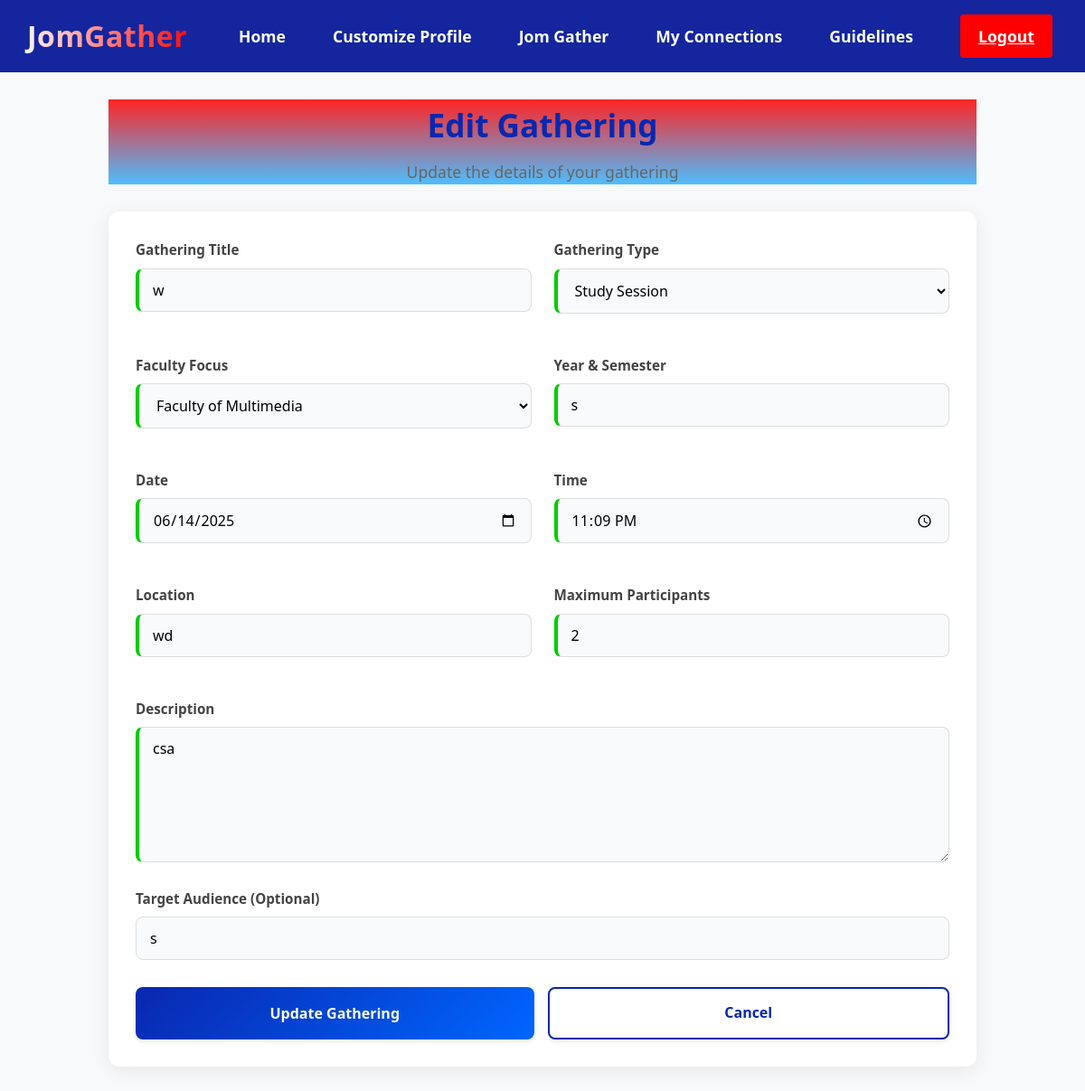
Screenshot of /edit_gathering/6 (signed in) with the database file from the repository.
### models.py (models this page shows)
class Gathering(db.Model):
    __tablename__ = 'gathering'
    id = db.Column(db.Integer, primary_key=True)
    user_id = db.Column(db.Integer, db.ForeignKey('user.id'), nullable=False)
    title = db.Column(db.String(100), nullable=False)
    gathering_type = db.Column(db.String(50), nullable=False)
    faculty = db.Column(db.String(50), nullable=False)
    year_semester = db.Column(db.String(50), nullable=False)
    date = db.Column(db.Date, nullable=False)
    time = db.Column(db.Time, nullable=False)
    location = db.Column(db.String(100), nullable=False)
    max_participants = db.Column(db.Integer, nullable=False)
    description = db.Column(db.Text, nullable=False)
    target_audience = db.Column(db.String(200))
    status = db.Column(db.String(20), nullable=False, default='pending')
    created_at = db.Column(db.DateTime, nullable=False, default=datetime.utcnow)
    user = db.relationship('User', backref='gatherings')

### app.py (the view, shortened to what this page needs)
@app.route('/edit_gathering/<int:gathering_id>', methods=['GET', 'POST'])
@login_required
def edit_gathering(gathering_id):
    gathering = Gathering.query.get_or_404(gathering_id)
    if gathering.user_id != current_user.id:
        flash('You can only edit gatherings you created', 'error')
        return redirect(url_for('jomgather', tab='my-gatherings'))
    return render_template('edit_gathering.html', gathering=gathering)

### app.py (called while the page is built)
@login_manager.user_loader
def load_user(user_id):
    return User.query.get(int(user_id))

### templates/edit_gathering.html (shortened to what this page needs)
<!DOCTYPE html>
<html lang="en">
<head>
  <link rel="stylesheet" href="{{ url_for('static', filename='css/common.css') }}">
  <link rel="stylesheet" href="{{ url_for('static', filename='css/jomgather.css') }}">
  <link rel="stylesheet" href="{{ url_for('static', filename='css/edit_gathering.css') }}">
</head>
<body>
  <nav class="navbar">
    <div class="navbar__container">
        <a href="{{ url_for('index') }}" id="navbar__logo">JomGather</a>
        <ul class="navbar__menu">
          <li class="navbar__item">
            <a href="{{ url_for('index') }}" class="navbar__links {% if request.endpoint == 'index' %}active{% endif %}">Home</a>
          </li>
          <li class="navbar__item">
            <a href="{{ url_for('customise') }}" class="navbar__links {% if request.endpoint == 'customise' %}active{% endif %}">Customize Profile</a>
          </li>
          <li class="navbar__item">
            <a href="{{ url_for('jomgather') }}" class="navbar__links {% if request.endpoint == 'jomgather' %}active{% endif %}">Jom Gather</a>
          </li>
          {% if current_user.is_authenticated %}
            <li class="navbar__item">
              <a href="{{ url_for('view_connections') }}" class="navbar__links {% if request.endpoint == 'view_connections' %}active{% endif %}">My Connections</a>
            </li>
            <li class="navbar__item">
              <a href="{{ url_for('view_guidelines') }}" class="navbar__links {% if request.endpoint == 'view_guidelines' %}active{% endif %}">Guidelines</a>
            </li>
            <li class="navbar__btn">
              <a href="{{ url_for('logout') }}" class="button">Logout</a>
            </li>
          {% else %}
            <li class="navbar__btn">
              <a href="{{ url_for('register') }}" class="button">Sign Up/Log In</a>
            </li>
          {% endif %}
        </ul>
    </div>
  </nav>
  <div class="container">
    <div class="page-title">
      <h1>Edit Gathering</h1>
      <p>Update the details of your gathering</p>
    </div>
    <div class="event-form">
      <form action="{{ url_for('edit_gathering', gathering_id=gathering.id) }}" method="POST">
        <div class="form-row">
          <div class="form-group">
            <label for="eventTitle">Gathering Title</label>
            <input type="text" id="eventTitle" name="eventTitle" value="{{ gathering.title }}" required>
          </div>
          <div class="form-group">
            <label for="eventType">Gathering Type</label>
            <select id="eventType" name="eventType" required>
              <option value="study" {% if gathering.gathering_type == 'study' %}selected{% endif %}>Study Session</option>
            </select>
          </div>
        </div>
        <div class="form-row">
          <div class="form-group">
            <label for="facultyFocus">Faculty Focus</label>
            <select id="facultyFocus" name="facultyFocus" required>
              <option value="Faculty of Multimedia" {% if gathering.faculty == 'Faculty of Multimedia' %}selected{% endif %}>Faculty of Multimedia</option>
            </select>
          </div>
          <div class="form-group">
            <label for="yearSemester">Year & Semester</label>
            <input type="text" id="yearSemester" name="yearSemester" value="{{ gathering.year_semester }}" required>
          </div>
        </div>
        <div class="form-row">
          <div class="form-group">
            <label for="eventDate">Date</label>
            <input type="date" id="eventDate" name="eventDate" value="{{ gathering.date.strftime('%Y-%m-%d') }}" required>
          </div>
          <div class="form-group">
            <label for="eventTime">Time</label>
            <input type="time" id="eventTime" name="eventTime" value="{{ gathering.time.strftime('%H:%M') }}" required>
          </div>
        </div>
        <div class="form-row">
          <div class="form-group">
            <label for="eventLocation">Location</label>
            <input type="text" id="eventLocation" name="eventLocation" value="{{ gathering.location }}" required>
          </div>
          <div class="form-group">
            <label for="maxAttendees">Maximum Participants</label>
            <input type="number" id="maxAttendees" name="maxAttendees" min="1" max="50" value="{{ gathering.max_participants }}" required>
          </div>
        </div>
        <div class="form-group">
          <label for="eventDescription">Description</label>
          <textarea id="eventDescription" name="eventDescription" required>{{ gathering.description }}</textarea>
        </div>
        <div class="form-group">
          <label for="targetAudience">Target Audience (Optional)</label>
          <input type="text" id="targetAudience" name="targetAudience" value="{{ gathering.target_audience or '' }}">
        </div>
        <div class="buttons-row">
          <button type="submit" class="submit-btn">Update Gathering</button>
          <a href="{{ url_for('jomgather', tab='my-gatherings') }}" class="cancel-btn">Cancel</a>
        </div>
      </form>
    </div>
  </div>
</body>
</html>

### static/css/common.css (style rules this page uses)
* { margin: 0; padding: 0; box-sizing: border-box; font-family: 'Segoe UI', Tahoma, Geneva, Verdana, sans-serif; }
body { background-color: #f5f5f5; color: #333; min-height: 100vh; display: flex; flex-direction: column; }
.navbar { background-color: #15259e; height: 80px; display: flex; justify-content: center; align-items: center; position: sticky; top: 0; z-index: 999; width: 100%; padding: 0 20px; }
.navbar__container { display: flex; justify-content: space-between; align-items: center; height: 100%; width: 100%; max-width: 1300px; margin: 0 auto; }
#navbar__logo { background-color: #fff; background-image: linear-gradient(to right, #fff 0%, #ff0000 100%); background-size: 100%; -webkit-background-clip: text; -moz-background-clip: text; -webkit-text-fill-color: transparent; -moz-text-fill-color: transparent; display: flex; align-items: center; cursor: pointer; text-decoration: none; font-size: 2rem; font-weight: bold; padding: 0 10px; height: 100%; letter-spacing: 0.5px; }
.navbar__menu { display: flex; align-items: center; list-style: none; gap: 20px; height: 100%; margin: 0; padding: 0; transition: transform 0.3s ease-out; }
.navbar__item { height: 100%; display: flex; align-items: center; }
.navbar__links { color: #fff; display: flex; align-items: center; justify-content: center; text-decoration: none; padding: 0 1rem; height: 100%; transition: all 0.3s ease; font-size: 1.1rem; font-weight: 600; position: relative; }
.navbar__btn { height: 100%; display: flex; align-items: center; padding: 0 1rem; }
.navbar .button { padding: 10px 20px; border-radius: 4px; background: #ff0000; color: white; font-weight: 600; text-align: center; transition: all 0.3s ease; display: inline-flex; align-items: center; justify-content: center; height: auto; width: auto; font-size: 1.1rem; }

### static/css/jomgather.css (style rules this page uses)
* { margin: 0; padding: 0; box-sizing: border-box; font-family: 'Segoe UI', Tahoma, Geneva, Verdana, sans-serif; }
body { background-color: #f5f5f5; color: #333; }
.page-title { background: linear-gradient(rgba(255, 0, 0, 0.856), rgba(42, 177, 255, 0.829)); color:#ffffff; padding: 40px 20px; text-align: center; }
.page-title h1 { font-size: 2.5rem; margin-bottom: 10px; }
.page-title p { font-size: 1.2rem; max-width: 800px; margin: 0 auto; }
.container { max-width: 1200px; margin: 0 auto; padding: 40px 20px; }
.form-group { margin-bottom: 15px; }
.form-group label { display: block; margin-bottom: 5px; color: #333; font-weight: 500; }
.form-group select, .form-group input { width: 100%; padding: 10px; border: 1px solid #5d5d5d; border-radius: 4px; font-size: 1rem; }
.event-form { background: #ffffff; padding: 30px; border-radius: 8px; box-shadow: 0 2px 10px rgba(0,0,0,0.1); }
.form-row { display: grid; grid-template-columns: repeat(auto-fit, minmax(300px, 1fr)); gap: 20px; margin-bottom: 20px; }
.event-form textarea { width: 100%; padding: 10px; border: 1px solid #000000; border-radius: 4px; font-size: 1rem; min-height: 120px; resize: vertical; }
.page-title p { font-size: 1.2rem; margin-bottom: 15px; }

### rows the page displays
Gathering: eventTitle "w", eventType "Study Session", facultyFocus "Faculty of Multimedia", yearSemester "s", eventDate "06/14/2025", eventTime "23:09", eventLocation "wd", maxAttendees "2", eventDescription "csa", targetAudience "s"
